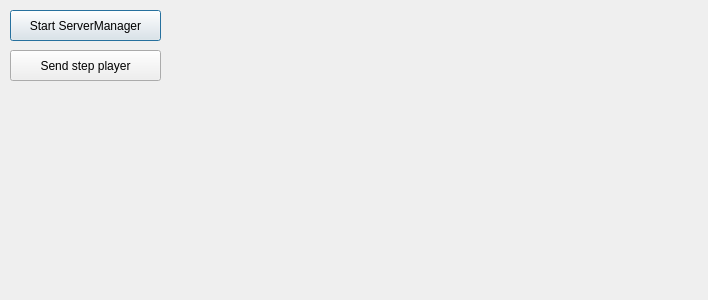
<?xml version="1.0" encoding="UTF-8"?>
<ui version="4.0">
 <class>CGalconClient</class>
 <widget class="QDialog" name="CGalconClient">
  <property name="geometry">
   <rect>
    <x>0</x>
    <y>0</y>
    <width>708</width>
    <height>300</height>
   </rect>
  </property>
  <property name="windowTitle">
   <string>CGalconClient</string>
  </property>
  <widget class="QPushButton" name="pBServerManager">
   <property name="geometry">
    <rect>
     <x>10</x>
     <y>10</y>
     <width>151</width>
     <height>31</height>
    </rect>
   </property>
   <property name="text">
    <string>Start ServerManager</string>
   </property>
  </widget>
  <widget class="QPushButton" name="pBStepPlayer">
   <property name="geometry">
    <rect>
     <x>10</x>
     <y>50</y>
     <width>151</width>
     <height>31</height>
    </rect>
   </property>
   <property name="text">
    <string>Send step player</string>
   </property>
  </widget>
 </widget>
 <layoutdefault spacing="6" margin="11"/>
 <resources/>
 <connections/>
</ui>
